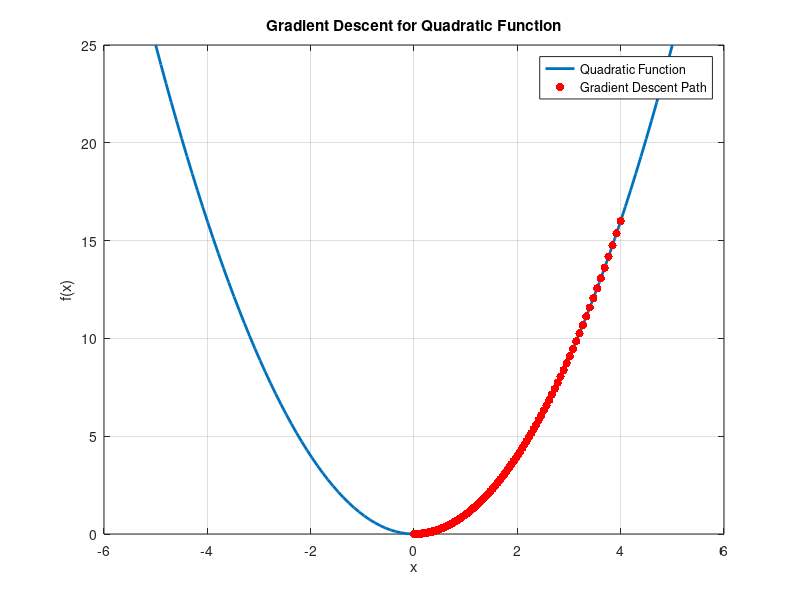

This figure's MATLAB source:
clear
close all
% Gradient Descent Example for a Quadratic Function

% Define the quadratic function: f(x) = x^2 + 4x + 4
f = @(x) x.^2;

% Define the gradient of the function: f'(x) = 2x + 4
grad_f = @(x) 2.*x;

% Set the learning rate and number of iterations
learning_rate = 0.005;
num_iterations = 1000;

% Initialize the starting point
x_init = 4;

% Initialize an array to store the values of x during each iteration
x_values = zeros(1, num_iterations+1);
x_values(1) = x_init;
tic
% Gradient Descent Iterations
for i = 1:num_iterations
    % Update x using the gradient descent update rule
    x_new = 0.99*x_values(i) - learning_rate * grad_f(x_values(i));
    
    % Store the updated x value
    x_values(i+1) = x_new;
end
elapsed_time=toc;
% Display the results
fprintf('Initial x: %f\n', x_init);
fprintf('Minimum x (approx): %f\n', x_values(end));
fprintf('Minimum value of the function: %f\n', f(x_values(end)));
fprintf('Time taken by gradient descent: %.6f seconds\n', elapsed_time);


% Plot the function and the path taken by gradient descent
figure;
x_range = linspace(-5, 5, 100);
y_values = f(x_range);
plot(x_range, y_values, 'LineWidth', 2);
hold on;
scatter(x_values, f(x_values), 'r', 'filled');
title('Gradient Descent for Quadratic Function');
xlabel('x');
ylabel('f(x)');
legend('Quadratic Function', 'Gradient Descent Path', 'Location', 'best');
grid on;
hold off;
